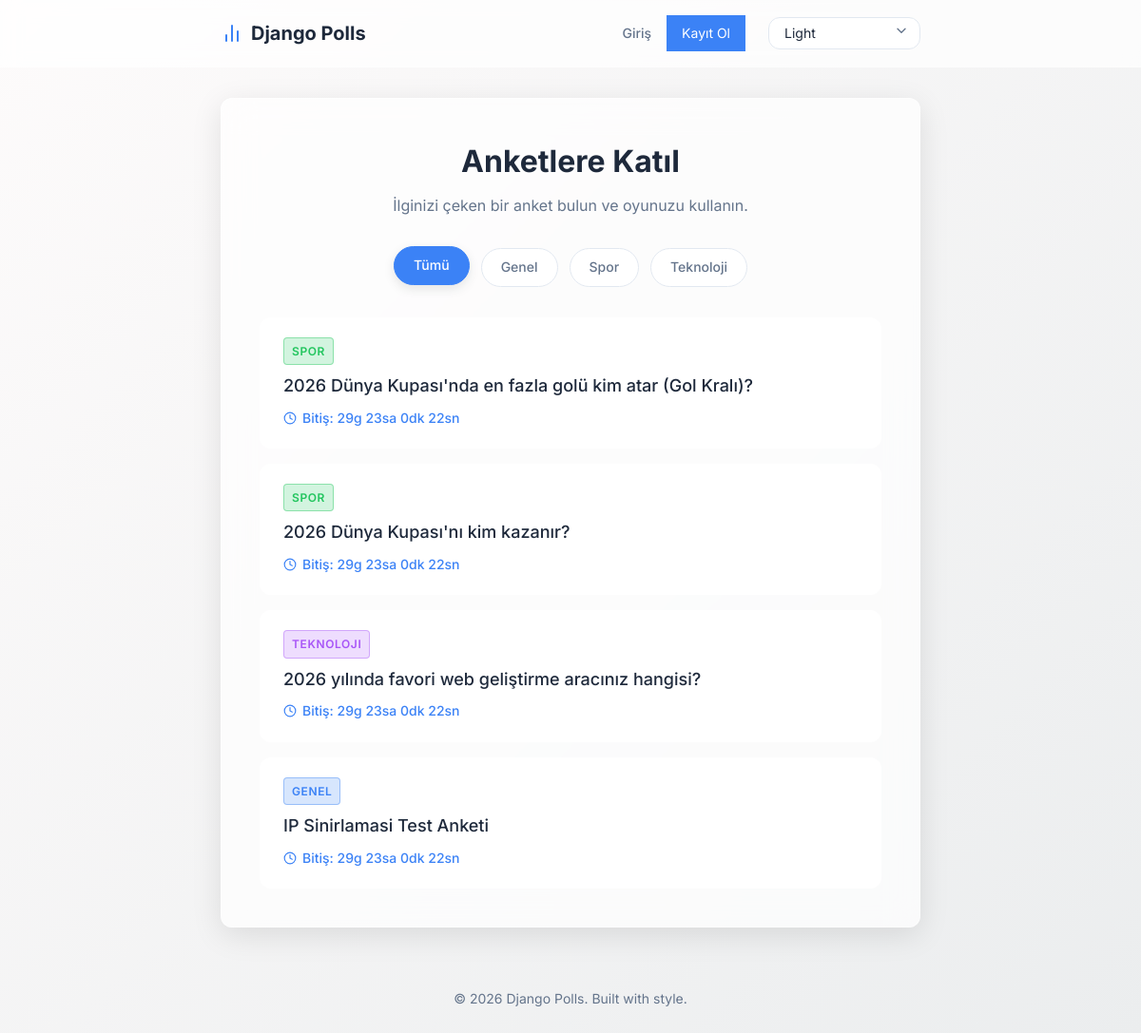
Screenshot of /polls/ with the database file from the repository.
### polls/models.py (models this page shows, shortened)
class Category(models.Model):
    name = models.CharField(max_length=100)
    color = models.CharField(max_length=50, default="#3b82f6")

class Question(models.Model):
    category = models.ForeignKey(Category, on_delete=models.SET_NULL, null=True, blank=True)
    question_text = models.CharField(max_length=200)
    pub_date = models.DateTimeField("date published")
    end_date = models.DateTimeField("date ends", null=True, blank=True)

### polls/views.py (the view)
# urls.py: path("", views.IndexView.as_view(), name="index"),
class IndexView(generic.ListView):
    template_name = "polls/index.html"
    context_object_name = "latest_question_list"
    def get_queryset(self):
        category_id = self.request.GET.get('category')
        qs = Question.objects.filter(pub_date__lte=timezone.now()).order_by("-pub_date")
        if category_id:
            qs = qs.filter(category_id=category_id)
        return qs
    def get_context_data(self, **kwargs):
        context = super().get_context_data(**kwargs)
        context['categories'] = Category.objects.all()
        context['selected_category'] = self.request.GET.get('category')
        return context

### polls/templates/polls/index.html (shortened to what this page needs)
{% extends "polls/base.html" %}
{% block content %}
<div class="page-header">
    <h1>Anketlere Katıl</h1>
    <p class="subtitle">İlginizi çeken bir anket bulun ve oyunuzu kullanın.</p>
</div>
<div class="categories-filter">
    <a href="{% url 'polls:index' %}" class="category-pill {% if not selected_category %}active{% endif %}">Tümü</a>
    {% for cat in categories %}
    <a href="{% url 'polls:index' %}?category={{ cat.id }}" class="category-pill {% if selected_category == cat.id|stringformat:'s' %}active{% endif %}" style="--cat-color: {{ cat.color }};">
        {{ cat.name }}
    </a>
    {% endfor %}
</div>
{% if latest_question_list %}
    <ul class="poll-list">
    {% for question in latest_question_list %}
        <li class="poll-item">
            <a href="{% url 'polls:detail' question.id %}" class="poll-link">
                <div class="poll-content">
                    <div class="poll-infos">
                        {% if question.category %}
                            <span class="poll-badge" style="background-color: {{ question.category.color }}33; color: {{ question.category.color }}; border: 1px solid {{ question.category.color }}66;">
                                {{ question.category.name }}
                            </span>
                        {% endif %}
                        <h3>{{ question.question_text }}</h3>
                        {% if question.end_date %}
                            <p class="poll-timer" data-endtime="{{ question.end_date|date:'c' }}">
                                <svg xmlns="http://www.w3.org/2000/svg" width="14" height="14" viewBox="0 0 24 24" fill="none" stroke="currentColor" stroke-width="2" stroke-linecap="round" stroke-linejoin="round"><circle cx="12" cy="12" r="10"></circle><polyline points="12 6 12 12 16 14"></polyline></svg>
                                <span class="time-left">Hesaplanıyor...</span>
                            </p>
                        {% endif %}
                    </div>
                </div>
            </a>
        </li>
    {% endfor %}
    </ul>
{% endif %}
{% endblock %}

### polls/static/polls/style.css (style rules this page uses)
:root { --transition-speed: 0.3s; --border-radius: 12px; --box-shadow: 0 8px 32px 0 rgba(0, 0, 0, 0.1); }
:root[data-theme="light"] { --bg-primary: #f0f4f8; --bg-secondary: #ffffff; --text-primary: #1e293b; --text-secondary: #64748b; --accent-primary: #3b82f6; --accent-hover: #2563eb; --border-color: #e2e8f0; --gradient-bg: linear-gradient(135deg, #fdfbfb 0%, #ebedee 100%); --glass-bg: rgba(255, 255, 255, 0.7); --glass-border: rgba(255, 255, 255, 0.3); }
* { box-sizing: border-box; margin: 0; padding: 0; }
body { font-family: 'Inter', sans-serif; background: var(--bg-primary); background-image: var(--gradient-bg); color: var(--text-primary); min-height: 100vh; display: flex; flex-direction: column; transition: background var(--transition-speed) ease, color var(--transition-speed) ease; line-height: 1.6; }
a { text-decoration: none; color: var(--accent-primary); transition: color 0.2s ease; }
.page-header { margin-bottom: 2rem; text-align: center; }
.page-header h1 { font-size: 2rem; font-weight: 700; margin-bottom: 0.5rem; color: var(--text-primary); }
.page-header .subtitle { color: var(--text-secondary); font-size: 1rem; }
.poll-list { list-style: none; display: flex; flex-direction: column; gap: 1rem; }
.poll-item { background-color: var(--bg-secondary); border-radius: var(--border-radius); border: 1px solid transparent; transition: all 0.2s ease; }
.poll-link { display: block; padding: 1.25rem 1.5rem; color: var(--text-primary); }
.poll-content { display: flex; justify-content: space-between; align-items: center; }
.poll-content h3 { font-size: 1.125rem; font-weight: 500; margin: 0; }
.categories-filter { display: flex; gap: 0.75rem; margin-bottom: 2rem; flex-wrap: wrap; justify-content: center; }
.category-pill { padding: 0.5rem 1.25rem; border-radius: 9999px; background-color: var(--bg-secondary); border: 1px solid var(--border-color); color: var(--text-secondary); font-weight: 500; font-size: 0.875rem; transition: all 0.2s ease; }
.category-pill:hover, .category-pill.active { background-color: var(--cat-color, var(--accent-primary)); color: #ffffff; border-color: var(--cat-color, var(--accent-primary)); transform: translateY(-2px); box-shadow: 0 4px 12px rgba(0,0,0,0.1); }
.poll-infos { display: flex; flex-direction: column; gap: 0.5rem; }
.poll-badge { align-self: flex-start; padding: 0.25rem 0.5rem; border-radius: 4px; font-size: 0.75rem; font-weight: 600; text-transform: uppercase; letter-spacing: 0.05em; }
.poll-timer { display: flex; align-items: center; gap: 0.375rem; font-size: 0.875rem; font-weight: 500; color: var(--accent-primary); }

### rows the page displays
Category: name "Genel"
Category: name "Spor"
Category: name "Teknoloji"
Question: category.name "SPOR", question_text "2026 Dünya Kupası'nda en fazla golü kim atar (Gol Kralı)?"
Question: category.name "SPOR", question_text "2026 Dünya Kupası'nı kim kazanır?"
Question: category.name "TEKNOLOJI", question_text "2026 yılında favori web geliştirme aracınız hangisi?"
Question: category.name "GENEL", question_text "IP Sinirlamasi Test Anketi"
